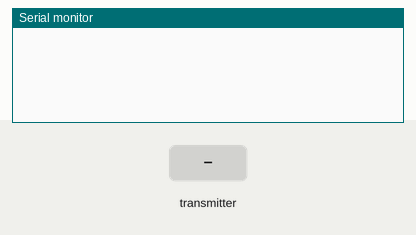
Simulated run of this sketch. Board: Arduino Leonardo, built with avr-gcc and run on an emulated ATmega32U4. Shown: the last lines printed to the serial monitor. Inputs (shaded band) come from the test bench. No radio packets arrive unless stated; USB keyboard and mouse output is not drawn.

Above: at 1.2 s.
1.3 s: the transmitter starts sending msg.0 = 0
At 1.37 s:
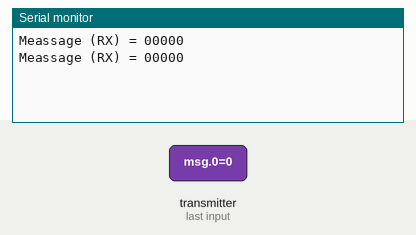
3.2 s: the transmitter starts sending msg.1 = 1
At 3.27 s:
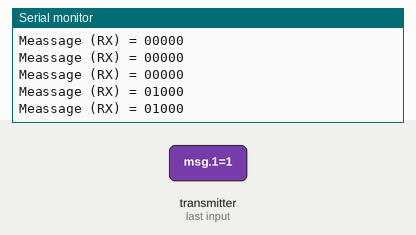
4.7 s: the transmitter starts sending msg.2 = 1
At 4.77 s:
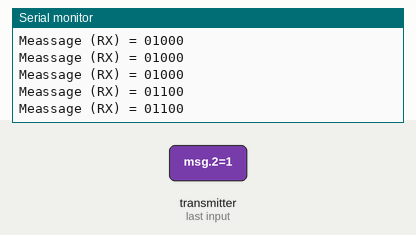
6.2 s: the transmitter starts sending msg.3 = 1
At 6.27 s:
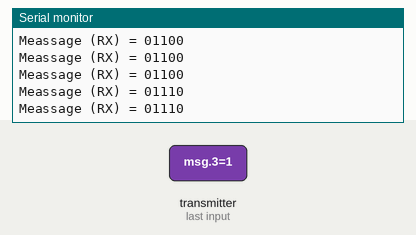
7.7 s: the transmitter starts sending msg.4 = 1
At 7.77 s:
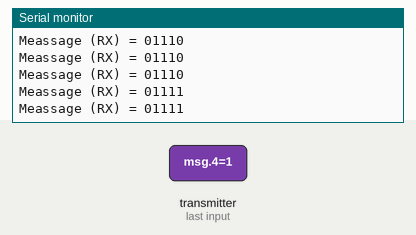
9.2 s: the transmitter starts sending msg.0 = 1
At 9.27 s:
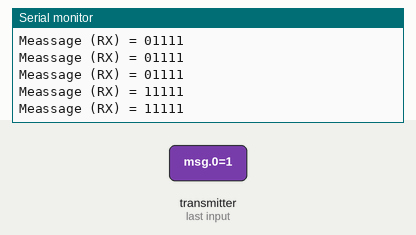
Timing chart, 0 to 11.7 s (numbered marks = the images above; inputs shaded):
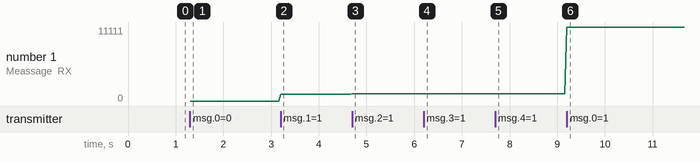

Measured:
- after the input at 1.3 s, the serial monitor: prints a new line at once (image 1)
- after the input at 3.2 s, the serial monitor: prints a new line at once (image 2)
- after the input at 4.7 s, the serial monitor: prints a new line at once (image 3)
- after the input at 6.2 s, the serial monitor: prints a new line at once (image 4)
- after the input at 7.7 s, the serial monitor: prints a new line at once (image 5)
- after the input at 9.2 s, the serial monitor: prints a new line at once (image 6)
- plotted number 1: 0 → 1000 after the input at 3.2 s, 1000 → 1100 after the input at 4.7 s, 1100 → 1110 after the input at 6.2 s, 1110 → 1111 after the input at 7.7 s, 1111 → 11111 after the input at 9.2 s

The sketch:

FPS_game_controller_Receiver.ino
```cpp
#include <SPI.h>
#include <Mouse.h>
#include <Keyboard.h>
#include "RF24.h"

int msg[6];
int msg1;
int msg2;

byte address[6] = "1Node";

RF24 radio(7,8);  // CE, CSN

void setup(void) {
  Serial.begin(9600);

  radio.begin();
  Mouse.begin();

  radio.openReadingPipe(1, address);
  radio.startListening();
}

void loop(void) {
  if(radio.available()) {

    radio.read(&msg, sizeof(msg));

    Serial.print("Meassage (RX) = ");

    Serial.print(msg[0]);
    Serial.print(msg[1]);
    Serial.print(msg[2]);
    Serial.print(msg[3]);
    Serial.println(msg[4]);

    Mouse.move(msg[1], -msg[0]);
/*--------------------------------------------*/
    if(msg[2]==1){
      Mouse.press();
      }
    else{
      Mouse.release();
      }
/*--------------------------------------------*/
    if(msg[5]==1){
      Mouse.press(MOUSE_RIGHT);
      }
    else{
      Mouse.release(MOUSE_RIGHT);
      }
/*--------------------------------------------*/
    if(msg[3]>540){
      Keyboard.press('w');
      }

    else if(msg[3]<500){
      Keyboard.press('s');
      }

    else if(msg[4]>540){
      Keyboard.press('d');
      }

    else if(msg[4]<500){
      Keyboard.press('a');
      }
    else {
      Keyboard.releaseAll();
      }
    }
}
```
